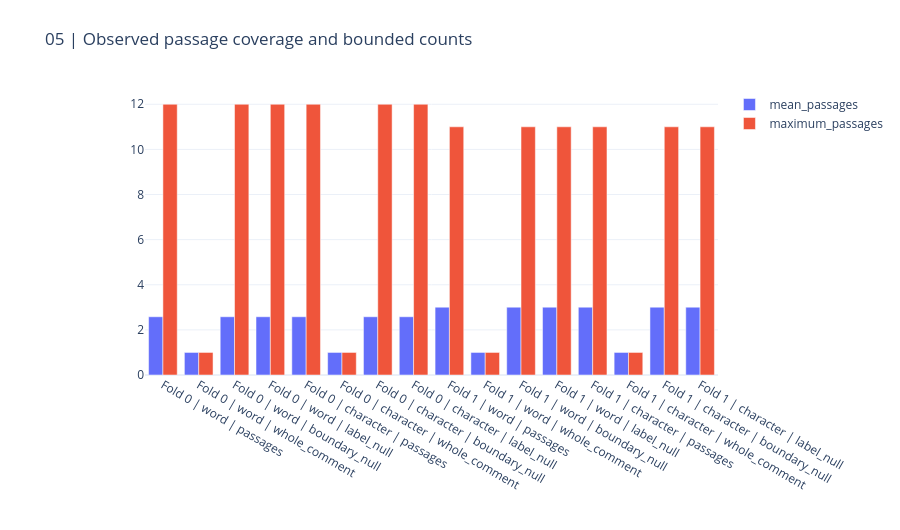
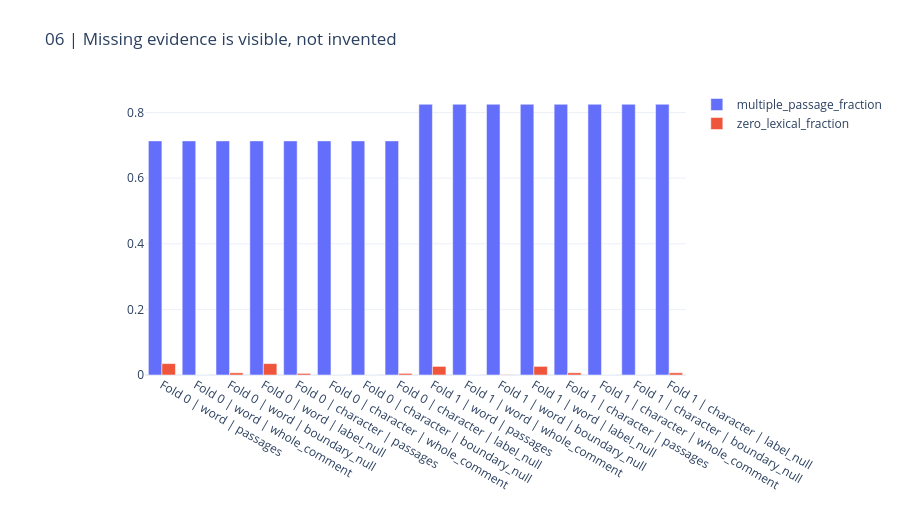

The cell these charts' notebook holds for them, in order:
### Markdown cell above
## 4. Coverage and reference diagnostics

Whole-reference labels remain document labels. No sentence label is invented; no tail passage is silently discarded.

### Code cell
display(pd.DataFrame(RESULT["diagnostics"]))
CHARTS[4].show(renderer="plotly_mimetype")
CHARTS[5].show(renderer="plotly_mimetype")

### Figure 1 — Plotly figure (JSON) as saved in the notebook; plotly's stock layout.template omitted (floating-point values rounded to 4 significant figures)
{"data": [{"name": "mean_passages", "type": "bar", "x": ["Fold 0 | word | passages", "Fold 0 | word | whole_comment", "Fold 0 | word | boundary_null", "Fold 0 | word | label_null", "Fold 0 | character | passages", "Fold 0 | character | whole_comment", "Fold 0 | character | boundary_null", "Fold 0 | character | label_null", "Fold 1 | word | passages", "Fold 1 | word | whole_comment", "Fold 1 | word | boundary_null", "Fold 1 | word | label_null", "Fold 1 | character | passages", "Fold 1 | character | whole_comment", "Fold 1 | character | boundary_null", "Fold 1 | character | label_null"], "y": [2.581, 1.0, 2.581, 2.581, 2.581, 1.0, 2.581, 2.581, 3.006, 1.0, 3.006, 3.006, 3.006, 1.0, 3.006, 3.006]}, {"name": "maximum_passages", "type": "bar", "x": ["Fold 0 | word | passages", "Fold 0 | word | whole_comment", "Fold 0 | word | boundary_null", "Fold 0 | word | label_null", "Fold 0 | character | passages", "Fold 0 | character | whole_comment", "Fold 0 | character | boundary_null", "Fold 0 | character | label_null", "Fold 1 | word | passages", "Fold 1 | word | whole_comment", "Fold 1 | word | boundary_null", "Fold 1 | word | label_null", "Fold 1 | character | passages", "Fold 1 | character | whole_comment", "Fold 1 | character | boundary_null", "Fold 1 | character | label_null"], "y": [12, 1, 12, 12, 12, 1, 12, 12, 11, 1, 11, 11, 11, 1, 11, 11]}], "layout": {"barmode": "group", "height": 530, "margin": {"b": 155, "l": 145, "r": 35, "t": 90}, "title": {"text": "05 | Observed passage coverage and bounded counts"}, "xaxis": {"automargin": true}, "yaxis": {"automargin": true}}}

### Figure 2 — Plotly figure (JSON) as saved in the notebook; plotly's stock layout.template omitted (floating-point values rounded to 4 significant figures)
{"data": [{"name": "multiple_passage_fraction", "type": "bar", "x": ["Fold 0 | word | passages", "Fold 0 | word | whole_comment", "Fold 0 | word | boundary_null", "Fold 0 | word | label_null", "Fold 0 | character | passages", "Fold 0 | character | whole_comment", "Fold 0 | character | boundary_null", "Fold 0 | character | label_null", "Fold 1 | word | passages", "Fold 1 | word | whole_comment", "Fold 1 | word | boundary_null", "Fold 1 | word | label_null", "Fold 1 | character | passages", "Fold 1 | character | whole_comment", "Fold 1 | character | boundary_null", "Fold 1 | character | label_null"], "y": [0.7137, 0.7137, 0.7137, 0.7137, 0.7137, 0.7137, 0.7137, 0.7137, 0.8253, 0.8253, 0.8253, 0.8253, 0.8253, 0.8253, 0.8253, 0.8253]}, {"name": "zero_lexical_fraction", "type": "bar", "x": ["Fold 0 | word | passages", "Fold 0 | word | whole_comment", "Fold 0 | word | boundary_null", "Fold 0 | word | label_null", "Fold 0 | character | passages", "Fold 0 | character | whole_comment", "Fold 0 | character | boundary_null", "Fold 0 | character | label_null", "Fold 1 | word | passages", "Fold 1 | word | whole_comment", "Fold 1 | word | boundary_null", "Fold 1 | word | label_null", "Fold 1 | character | passages", "Fold 1 | character | whole_comment", "Fold 1 | character | boundary_null", "Fold 1 | character | label_null"], "y": [0.03477, 0.0, 0.006623, 0.03477, 0.004967, 0.0, 0.0, 0.004967, 0.02622, 0.0, 0.001028, 0.02622, 0.006684, 0.0, 0.0, 0.006684]}], "layout": {"barmode": "group", "height": 530, "margin": {"b": 155, "l": 145, "r": 35, "t": 90}, "title": {"text": "06 | Missing evidence is visible, not invented"}, "xaxis": {"automargin": true}, "yaxis": {"automargin": true}}}
